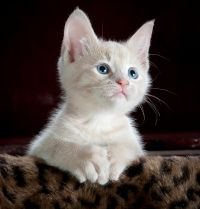
#> input picture images/cat 2.jpg, 200 x 209 px, found by its file name
$ python masking.py
#> lines starting #> are read from the running program, lines starting #| are printed output that depends on the picture; after the words box and inside, x2 and y2 are one past the last pixel; in counts of white or black regions, pixels touching at a corner belong together
import cv2 as cv
import numpy as np

img = cv.imread('images/cat 2.jpg')
#> img is the input picture: shape (209, 200, 3); mean B, G, R 62.8, 66.6, 76.3
cv.imshow('cat', img)

#masking used to focus on specific area
blank = np.zeros(img.shape[:2], dtype='uint8')
cv.imshow('blank', blank)

mask = cv.circle(blank, (img.shape[1]//2 + 45, img.shape[0]//2), 100, 255, -1)
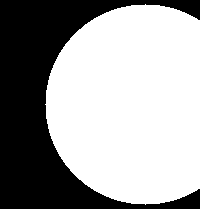
#> blank: shape (209, 200); 62.3% white; 1 black region, box (x1, y1, x2, y2) and area: (0, 0, 200, 209) 15759
cv.imshow('mask', mask)

masked = cv.bitwise_and(img, img, mask=mask)
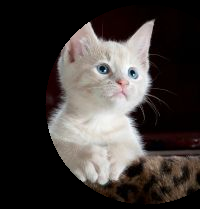
#> masked: shape (209, 200, 3); mean B, G, R 55.1, 57.7, 62.9
cv.imshow('masked', masked)

cv.waitKey(0)
